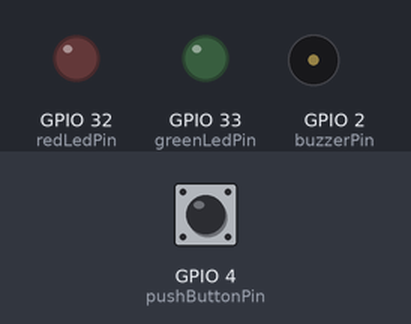
A sketch run on a simulated ESP32. Shown: output pins drawn as LEDs (lit = HIGH), buzzer (waves = sounding, pin HIGH). The inputs (shaded band) are chosen by the test bench; at power-on: GPIO 4 (pushButtonPin) HIGH. WiFi joins after 1.5 s; servers stay silent unless stated; what the sketch prints to the serial monitor is not drawn.

Above: at 2.7 s.
2.8 s: GPIO 4 (pushButtonPin) pulled LOW for 1 s
At 5.3 s:
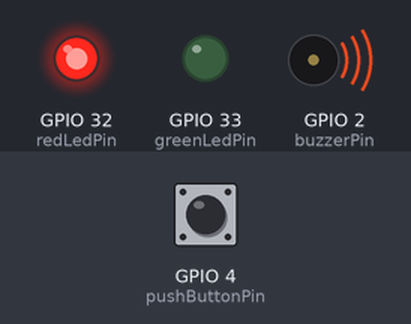
12.5 s: GPIO 4 (pushButtonPin) pulled LOW for 3.2 s
At 18.2 s:
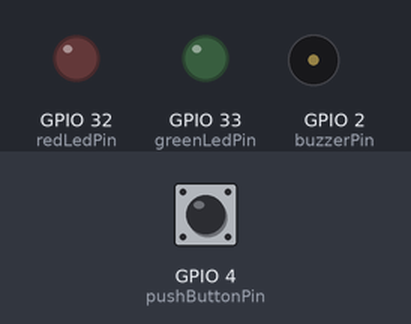
Timing chart, 0 to 19.7 s (numbered marks = the images above; inputs shaded):
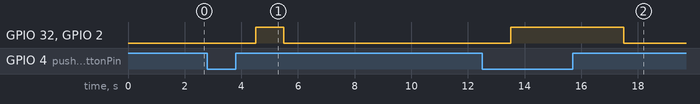

Measured:
- after the input at 2.8 s, GPIO 32 (redLedPin), GPIO 2 (buzzerPin): LOW → HIGH after 1.7 s, → LOW 1.0 s later
- after the input at 12.5 s, GPIO 32 (redLedPin), GPIO 2 (buzzerPin): LOW → HIGH after 1.0 s, → LOW 4.0 s later

The sketch:

esp32.ino
```cpp
#include <SPI.h>
#include <Adafruit_PN532.h>
#include <WiFi.h>

// Replace with your network credentials
const char* ssid = "SongramM071";
const char* password = "PASSWORD123";

// Set web server port number to 80
WiFiServer server(80);

#define PN532_SCK (18)
#define PN532_MISO (19)
#define PN532_MOSI (23)
#define PN532_SS (27)

Adafruit_PN532 nfc(PN532_SCK, PN532_MISO, PN532_MOSI, PN532_SS);


String tagId;
String header;


const int greenLedPin = 33;
const int redLedPin = 32;
const int buzzerPin = 2;
const int pushButtonPin = 4;

int pushButton = 0;
int redLed = 0;
int greenLed = 0;
String devModState = "off";

void setup() {
  pinMode(pushButtonPin, INPUT_PULLUP);
  pinMode(buzzerPin, OUTPUT);
  pinMode(greenLedPin, OUTPUT);
  pinMode(redLedPin, OUTPUT);
  // put your setup code here, to run once:
  Serial.begin(9600);
  nfc.begin();
  uint32_t versiondata = nfc.getFirmwareVersion();
  if (!versiondata) {
    Serial.print("Didn't find PN53x board");
    while (1)
      ;  // halt
  }
  Serial.print("Found chip PN5");
  Serial.println((versiondata >> 24) & 0xFF, HEX);
  Serial.print("Firmware ver. ");
  Serial.print((versiondata >> 16) & 0xFF, DEC);
  Serial.print('.');
  Serial.println((versiondata >> 8) & 0xFF, DEC);

  nfc.SAMConfig();

  // start up animation

  // for (int i = 0; i < 10; i++) {
  //   digitalWrite(greenLedPin, HIGH);
  //   digitalWrite(buzzerPin, LOW);
  //   delay(300);
  //   digitalWrite(buzzerPin, HIGH);
  //   digitalWrite(greenLedPin, LOW);
  //   digitalWrite(redLedPin, HIGH);
  //   delay(300);
  //   digitalWrite(redLedPin, LOW);
  // }

  Serial.print("Connecting to ");
  Serial.println(ssid);
  WiFi.begin(ssid, password);
  while (WiFi.status() != WL_CONNECTED) {
    delay(500);
    Serial.print(".");
  }
  // Print local IP address and start web server
  Serial.println("");
  Serial.println("WiFi connected.");
  Serial.println("IP address: ");
  Serial.println(WiFi.localIP());
  server.begin();
}

void loop() {

  WiFiClient client = server.available();  // Listen for incoming clients
  if (client) {                                                                // If a new client connects,
    Serial.println("New Client.");                                             // print a message out in the serial port
    String currentLine = "";                                                   // make a String to hold incoming data from the client
    while (client.connected()) {  // loop while the client's connected
      if (client.available()) {  // if there's bytes to read from the client,
        char c = client.read();  // read a byte, then
        Serial.write(c);         // print it out the serial monitor
        header += c;
        if (c == '\n') {  // if the byte is a newline character
          // if the current line is blank, you got two newline characters in a row.
          // that's the end of the client HTTP request, so send a response:
          if (currentLine.length() == 0) {
            // HTTP headers always start with a response code (e.g. HTTP/1.1 200 OK)
            // and a content-type so the client knows what's coming, then a blank line:
            client.println("HTTP/1.1 200 OK");
            client.println("Content-type:text/html");
            client.println("Connection: close");
            client.println();

            // turns the GPIOs on and off
            if (header.indexOf("GET /devMod/on") >= 0) {
              Serial.println("devMod on");
              devModState = "on";
            } else if (header.indexOf("GET /devMod/off") >= 0) {
              Serial.println("DevMod Off off");
              devModState = "off";
            }

            // Display the HTML web page
            client.println("<!DOCTYPE html><html>");
            client.println("<head><meta name=\"viewport\" content=\"width=device-width, initial-scale=1\">");
            client.println("<link rel=\"icon\" href=\"data:,\">");
            // CSS to style the on/off buttons
            // Feel free to change the background-color and font-size attributes to fit your preferences
            client.println("<style>html { font-family: Helvetica; display: inline-block; margin: 0px auto; text-align: center;}");
            client.println(".button { background-color: #4CAF50; border: none; color: white; padding: 16px 40px;");
            client.println("text-decoration: none; font-size: 30px; margin: 2px; cursor: pointer;}");
            client.println(".button2 {background-color: #555555;}</style></head>");

            // Web Page Heading
            client.println("<body><h1>ESP32 Web Server</h1>");

            // Display current state, and ON/OFF buttons for GPIO 26
            client.println("<p>DEVMODE - State " + devModState + "</p>");
            // If the devModState is off, it displays the ON button
            if (devModState == "off") {
              client.println("<p><a href=\"/devMod/on\"><button class=\"button\">DEVMODE ON</button></a></p>");
            } else {
              client.println("<p><a href=\"/devMod/off\"><button class=\"button button2\">DEVMODE OFF</button></a></p>");
            }

            client.println("</body></html>");

            // The HTTP response ends with another blank line
            client.println();
            // Break out of the while loop
            break;
          } else {  // if you got a newline, then clear currentLine
            currentLine = "";
          }
        } else if (c != '\r') {  // if you got anything else but a carriage return character,
          currentLine += c;      // add it to the end of the currentLine
        }
      }
    }
  }

  // put your main code here, to run repeatedly:
  uint8_t success;
  uint8_t uid[] = { 0, 0, 0, 0, 0, 0, 0 };  // Buffer to store the returned UID
  uint8_t uidLength;
  uint16_t timeout = 1000;

  pushButton = digitalRead(pushButtonPin);  // read pushButton
  success = nfc.readPassiveTargetID(PN532_MIFARE_ISO14443A, uid, &uidLength, timeout);
  tagId = "";
  // for (byte i = 0; i <= uidLength - 1; i++) {
  //   tagId += (uid[i] < 0x10 ? "0" : "") + String(uid[i], HEX);
  // }
  // Serial.println(tagId);


  // Serial.println("Button reading");

  if (!success) {
    if (pushButton == HIGH) {
      digitalWrite(buzzerPin, LOW);
      digitalWrite(redLedPin, LOW);
      // Serial.println("Push button high");
    } else {
      digitalWrite(buzzerPin, HIGH);
      digitalWrite(redLedPin, HIGH);
      //  Serial.println("Push button low");
    }
  } else {
    Serial.println("[o] Detected NFC Scan!!");
    // if (tagId == "66 74 15 1F" || tagId == "8E 0C 42 83") {
    if (pushButton == HIGH) {
      digitalWrite(greenLedPin, LOW);
    } else {
      digitalWrite(greenLedPin, HIGH);
    }
    // }
  }

  // Clear the header variable
  header = "";
  // Close the connection
  client.stop();
  Serial.println("Client disconnected.");
  Serial.println("");
}
```
